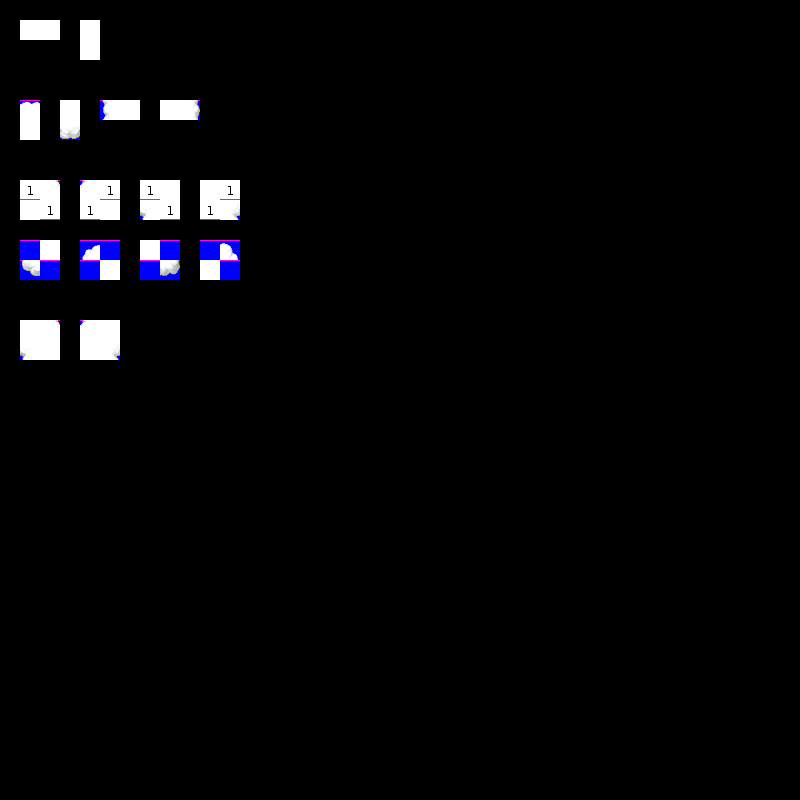

This is a level from a 2D game, rendered from its Tiled map with the project's own tilesets. A one-line summary and the map file follow, with tile-layer data summarised:
An orthogonal 40x40 tile map with 20x20 px tiles, 3 tile layers (ruleRegions, ruleSet, rule_cloud), 2 tilesets.

<map version="1.0" orientation="orthogonal" width="40" height="40" tilewidth="20" tileheight="20">
 <properties>
  <property name="AutomapRadius" value="1" />
  <property name="DeleteTiles" value="1" />
 </properties>
 <tileset firstgid="1" name="clouds" tilewidth="20" tileheight="20">
  <image source="../../assets/img/clouds.png" trans="ff00ff" width="100" height="60" />
 </tileset>
 <tileset firstgid="16" name="map_helper" tilewidth="20" tileheight="20">
  <image source="../../assets/img/map_helper.png" width="160" height="100" />
 </tileset>
 <layer name="ruleRegions" width="40" height="40">
  <data>[1600 cells, 52 non-empty, 1 distinct tile ids]</data>
 </layer>
 <layer name="ruleSet" width="40" height="40">
  <data>[1600 cells, 52 non-empty, 2 distinct tile ids]</data>
 </layer>
 <layer name="rule_cloud" width="40" height="40">
  <data>[1600 cells, 36 non-empty, 13 distinct tile ids]</data>
 </layer>
</map>